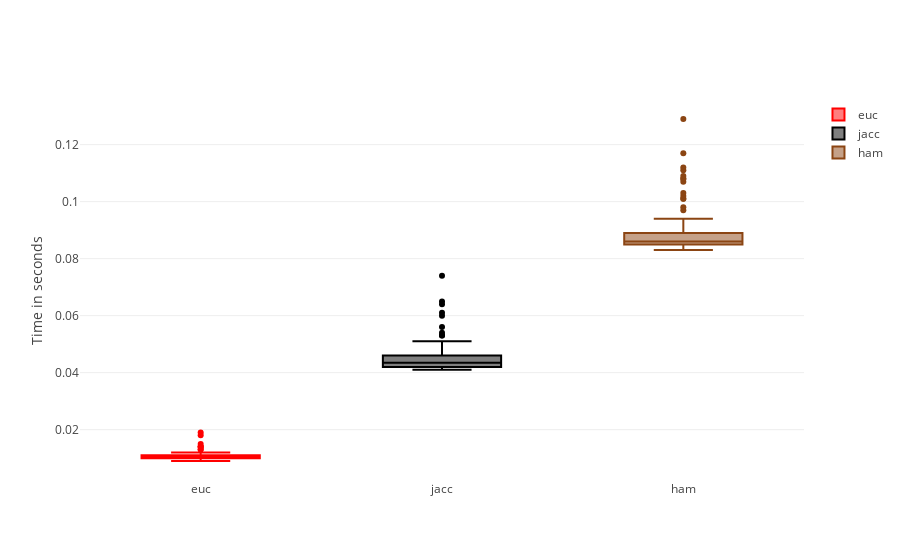

Notebook cell for this chart:
### Code cell
Colors= {
    'jacc': [0,0,0],
    'euc': [255,0,0],
    'ham': [139,69,19]
}

Colors= {z:'rgba(' + ','.join([str(x) for x in Colors[z]]) + ',1)' for z in Colors}

data= [
go.Box(
    y= time_track[x],
    name= x,
    marker= dict(
    color= Colors[x]
    )
) for x in time_track.keys()]


layout = go.Layout(
    yaxis=dict(
        title='Time in seconds',
        zeroline=False
    )
)

fig= go.Figure(data=data, layout=layout)

iplot(fig)
